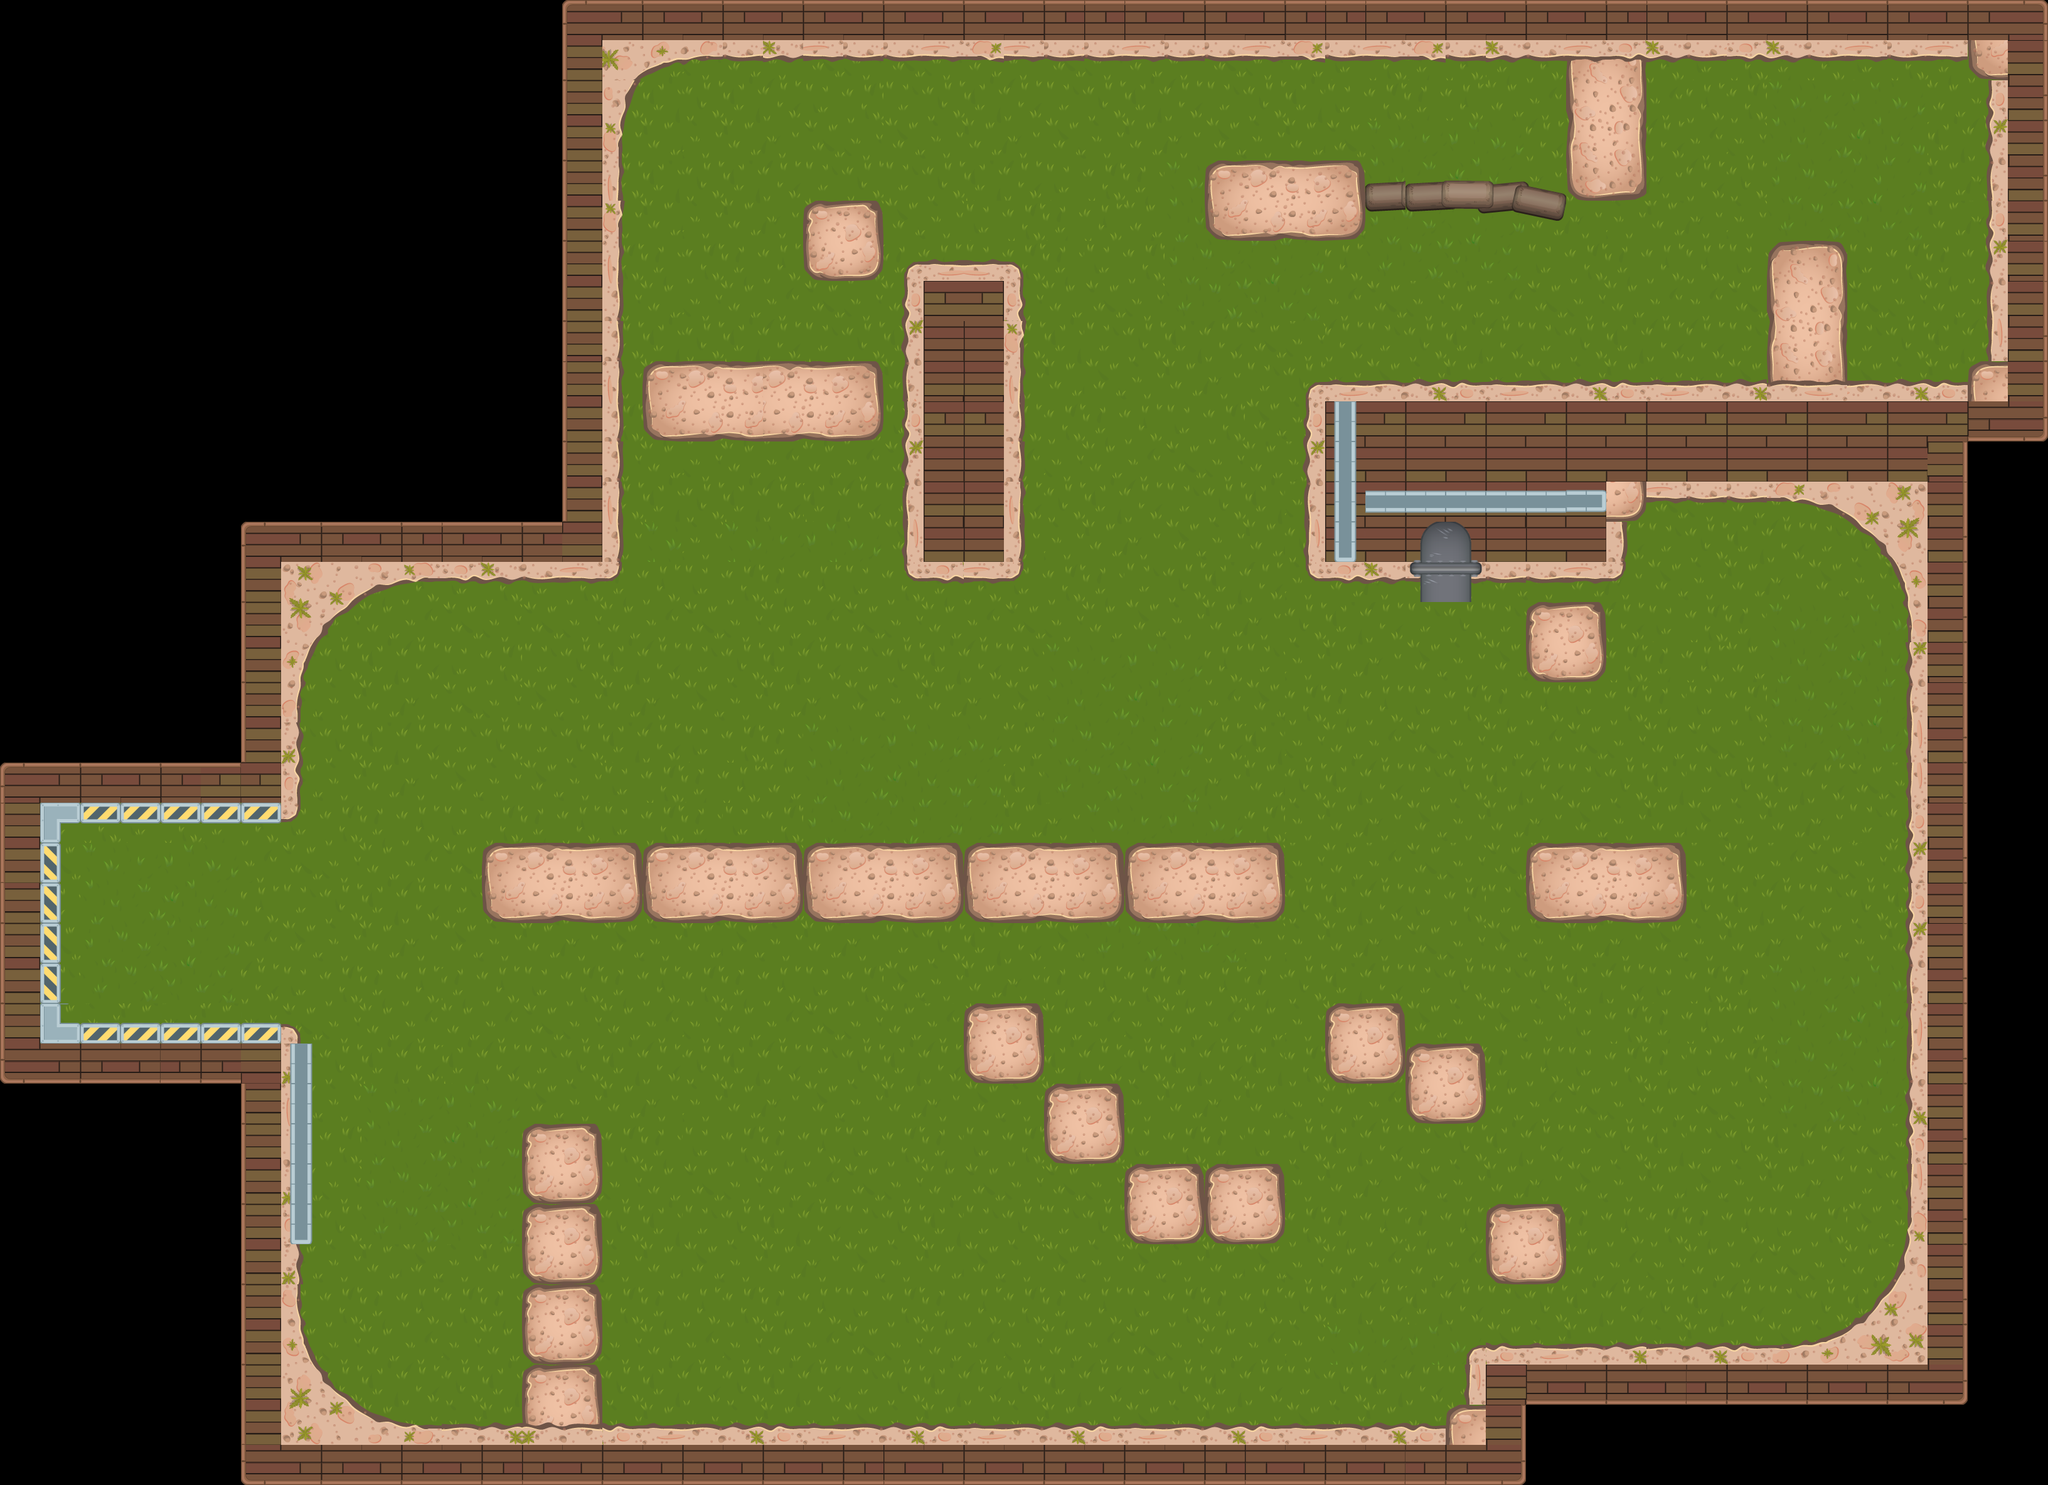

This is a level from a 2D game, rendered from its Tiled map with the project's own tilesets. A one-line summary and the map file follow, with tile-layer data summarised:
An orthogonal 51x37 tile map with 64x64 px tiles, 3 tile layers (background, bourder, above) and 73 objects (12x gold, 8x enimy, 6x circle, 5x box, 4x bombzon, ...).

<map version="1.2" tiledversion="1.2.4" orientation="orthogonal" renderorder="right-down" width="51" height="37" tilewidth="64" tileheight="64" infinite="0" nextlayerid="17" nextobjectid="176">
 <properties>
  <property name="score" type="int" value="500" />
 </properties>
 <tileset firstgid="1" source="tiles2.tsx" />
 <layer id="13" name="background" width="51" height="37">
  <data>[1887 cells, 1335 non-empty, 32 distinct tile ids]</data>
 </layer>
 <layer id="14" name="bourder" width="51" height="37">
  <data>[1887 cells, 594 non-empty, 60 distinct tile ids]</data>
 </layer>
 <layer id="15" name="above" width="51" height="37">
  <data>[1887 cells, 25 non-empty, 12 distinct tile ids]</data>
 </layer>
 <objectgroup color="#000000" id="3" name="BourderObjet">
  <object id="72" x="95.0909" y="1310.91">
   <polyline points="0,0 -0.181818,322 350.727,322.364 353.091,327.455 364.909,326.909 372.364,330.545 379.091,340.727 378.182,354 380.364,364 380.364,782.727 384,792.909 384.182,810 402.909,863.636 441.091,910.364 507.273,958 583.636,968.182 2205.94,971.03 2220.37,937.303 2244.39,933.546 2251.12,854.455 2270.78,835.636 2793.82,827.849 2851.91,803.212 2892.09,776.484 2916.36,747.303 2941.94,701.031 2951.57,-250.606 2947.07,-355.788 2916.7,-434.606 2879.16,-470.879 2850.79,-484.061 2774.07,-515.97 2524.12,-510.121 2492.73,-478.364 2487.88,-392.848 2004.55,-388.545 1993.45,-396.364 1990.91,-414.364 1991.27,-682.182 1996.36,-691.818 2005.45,-697.455 3049.82,-696.545 3049.82,-696 3051.82,-717.091 3068.73,-728.545 3078.36,-730.727 3079.45,-1191.09 3070.73,-1192.36 3055.82,-1203.45 3054.73,-1223.27 1025.27,-1223.27 1003.45,-1218 987.82,-1218.18 975.09,-1213.82 964.18,-1212.73 917.82,-1186.73 904,-1160 904.36,-1142.36 896,-1120 893.09,-409.636 875.45,-386.364 580,-389.818 567.818,-384.182 552,-386.364 526,-378.364 506.545,-378.727 419.818,-314 417.091,-301.091 400.727,-282.364 383.273,-232 378.182,-191.818 378.182,-16.7273 376.364,-12.5455 365.636,-4.90909 353.091,-5.09091 350.182,-0.181818 -0.934659,0.0596591" />
  </object>
  <object id="157" x="775.88" y="1348" width="1268" height="117" />
  <object id="158" x="1030.55" y="578.664" width="373.333" height="125.333" />
  <object id="159" x="1282.55" y="322.664" width="121.333" height="118.667" />
  <object id="160" x="1447.88" y="418.664" width="176" height="502.667" />
  <object id="161" x="1921.09" y="260.603" width="245.455" height="112.121" />
  <object id="162" x="2499.88" y="87.8763" width="118.182" height="224.242" />
  <object id="163" x="2830.18" y="381.815" width="109.091" height="230.303" />
  <object id="164" x="2445.33" y="963.633" width="109.091" height="115.152" />
  <object id="165" x="2436.24" y="1351.52" width="245.455" height="118.182" />
  <object id="166" x="836.333" y="1794.5" width="118.242" height="478.227" />
  <object id="167" x="1544" y="1600" width="108" height="124" />
  <object id="168" x="1672" y="1736" width="116" height="108" />
  <object id="169" x="1808" y="1864" width="228" height="108" />
  <object id="170" x="2124" y="1608" width="104" height="108" />
  <object id="171" x="2252" y="1672" width="108" height="108" />
  <object id="172" x="2376" y="1936" width="120" height="96" />
  <object id="175" x="2181" y="295">
   <polyline points="0,0 69,-3 163,-8 200,0 254,-7 310,16 306,54 225,38 186,42 71,37 5,40 -7,16" />
  </object>
 </objectgroup>
 <objectgroup id="16" name="Place">
  <object id="71" type="place" x="1212.24" y="512.121">
   <point />
  </object>
 </objectgroup>
 <objectgroup id="2" name="Player">
  <object id="26" type="player" x="258" y="1468">
   <point />
  </object>
 </objectgroup>
 <objectgroup id="4" name="Box">
  <object id="122" type="box" x="1319.88" y="1793.82">
   <properties>
    <property name="code" type="int" value="2" />
   </properties>
   <point />
  </object>
  <object id="123" type="box" x="1337.45" y="926.242">
   <properties>
    <property name="code" type="int" value="3" />
   </properties>
   <point />
  </object>
  <object id="124" type="box" x="1012.24" y="1248.12">
   <properties>
    <property name="code" type="int" value="0" />
   </properties>
   <point />
  </object>
  <object id="125" type="box" x="2224" y="2118">
   <properties>
    <property name="code" type="int" value="2" />
   </properties>
   <point />
  </object>
  <object id="126" type="box" x="2466" y="506">
   <properties>
    <property name="code" type="int" value="3" />
   </properties>
   <point />
  </object>
 </objectgroup>
 <objectgroup id="5" name="Enimy">
  <object id="82" name="8" type="enimy" x="1668" y="276">
   <properties>
    <property name="code" type="int" value="9" />
   </properties>
   <point />
  </object>
  <object id="83" name="9" type="enimy" x="1064" y="1672">
   <properties>
    <property name="code" type="int" value="9" />
   </properties>
   <point />
  </object>
  <object id="84" name="5" type="enimy" x="696" y="2056">
   <properties>
    <property name="code" type="int" value="5" />
   </properties>
   <point />
  </object>
  <object id="88" name="3" type="enimy" x="1998" y="520">
   <properties>
    <property name="code" type="int" value="3" />
   </properties>
   <point />
  </object>
  <object id="89" name="4" type="enimy" x="2412" y="184">
   <properties>
    <property name="code" type="int" value="4" />
   </properties>
   <point />
  </object>
  <object id="90" name="3" type="enimy" x="2346" y="560">
   <properties>
    <property name="code" type="int" value="3" />
   </properties>
   <point />
  </object>
  <object id="138" name="2" type="enimy" x="2826" y="964">
   <properties>
    <property name="code" type="int" value="2" />
   </properties>
   <point />
  </object>
  <object id="139" name="4" type="enimy" x="1620" y="1088">
   <properties>
    <property name="code" type="int" value="4" />
   </properties>
   <point />
  </object>
 </objectgroup>
 <objectgroup id="6" name="Pickup">
  <object id="85" type="crystal" x="1850" y="1676">
   <point />
  </object>
  <object id="86" type="crystal" x="2456" y="1156">
   <point />
  </object>
  <object id="87" type="crystal" x="3080" y="544">
   <point />
  </object>
  <object id="127" type="gold" x="1450" y="1646">
   <point />
  </object>
  <object id="129" type="gold" x="624" y="2100">
   <point />
  </object>
  <object id="130" type="gold" x="1424" y="2176">
   <point />
  </object>
  <object id="131" type="gold" x="1360" y="1816">
   <point />
  </object>
  <object id="132" type="gold" x="1282" y="1294">
   <point />
  </object>
  <object id="133" type="gold" x="2192" y="1272">
   <point />
  </object>
  <object id="134" type="gold" x="2032" y="1618">
   <point />
  </object>
  <object id="135" type="gold" x="2284" y="196">
   <point />
  </object>
  <object id="136" type="gold" x="2764" y="184">
   <point />
  </object>
  <object id="137" type="repair" x="1944" y="680">
   <point />
  </object>
  <object id="140" type="gold" x="1100" y="310">
   <point />
  </object>
  <object id="146" type="gold" x="1164" y="828">
   <point />
  </object>
  <object id="147" type="gold" x="1468" y="192">
   <point />
  </object>
 </objectgroup>
 <objectgroup id="7" name="Door">
  <object id="75" type="door" x="1606.67" y="791.5" width="508.333" height="22">
   <properties>
    <property name="derect" type="int" value="1" />
   </properties>
  </object>
  </objectgroup>
 <objectgroup id="10" name="Bomb">
  <!-- 7 objects omitted --></objectgroup>
 <objectgroup id="11" name="Light">
  <!-- 4 objects omitted --></objectgroup>
 <objectgroup id="13" name="Zone" visible="0">
  <!-- 3 objects omitted --></objectgroup>
 <objectgroup id="14" name="Circle">
  <!-- 6 objects omitted --></objectgroup>
 <objectgroup id="15" name="Text">
  <!-- 1 objects omitted --></objectgroup>
</map>
<!-- 23 of 73 objects omitted -->
